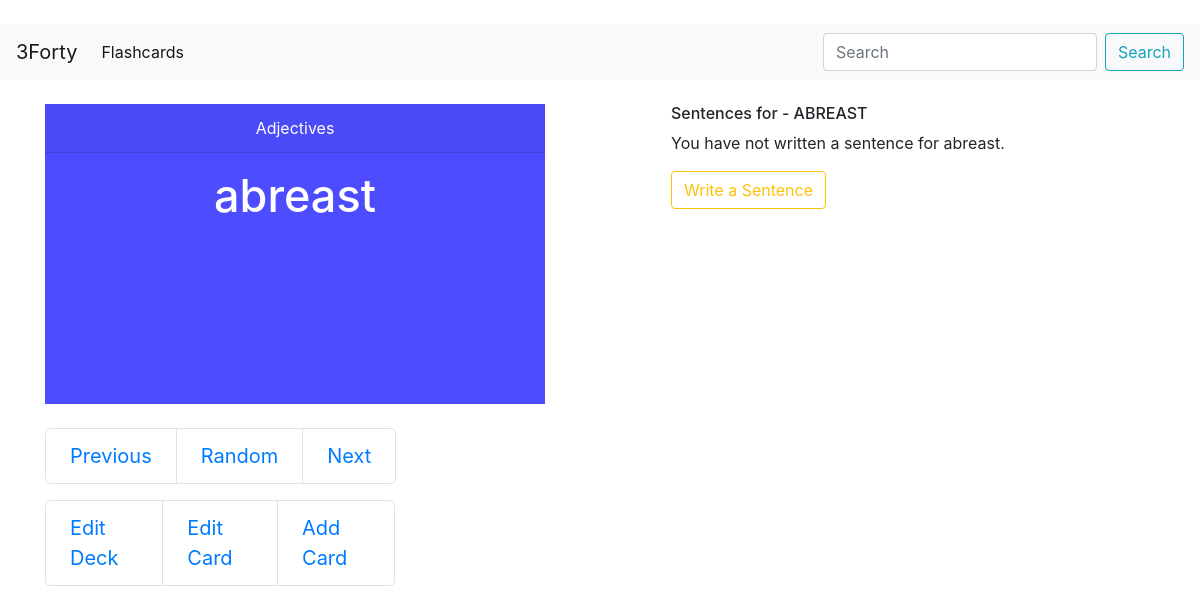
The app's page /flashcards/view/4?card=119 with its own data.
### flashcards/models.py (models this page shows, shortened)
class Card_Set(models.Model):                                                         # Model for the GRE flashcards
    topic = models.CharField(max_length = 50, null = False, blank = False)            # Select either Adjective, Noun, or  Verb to study
    description = models.CharField(max_length = 300, null = False, blank = True)      # Description of topic
    is_active = models.BooleanField(default = True)                                  # When Card_Set is created, it will default to being inactive as no cards will exist in the set
    def __str__(self):
        return self.topic
    def get_card_count(self):
        '''
        Function that reutrns the number of cards in each card set as integer
        '''
        return self.card_set.count()
    get_card_count.short_description = 'Card Count'    # Card Count is the column header in the Admin Panel
    def get_random_card(self):
        random_number = random.randint(0, self.card_set.count() - 1)    # Return random card from card set
        random_card = self.card_set.all()[random_number]
        return random_card

class Card(models.Model):
    parent_card_set = models.ForeignKey(Card_Set, on_delete = models.CASCADE)
    word = models.CharField(max_length = 50, null = False, blank = False)           # Vocabulary word
    definition = models.TextField(max_length = 500, null = False, blank = False)    # Vocabulary word's definition
    sentences = models.TextField(max_length = 500, null = False, blank = True)                                      # Vocabulary word used in sentence
    def get_previous_card(self):
        first_card_in_set = self.parent_card_set.card_set.first()
        if self == first_card_in_set:
            return self.parent_card_set.card_set.last()
        else:
            return self.parent_card_set.card_set.filter(id__lt = self.id).last()
    def get_next_card(self):
        last_card_in_set = self.parent_card_set.card_set.last()
        if self == last_card_in_set:
            return self.parent_card_set.card_set.first()
        else:
            return self.parent_card_set.card_set.filter(id__gt = self.id).first()

### flashcards/views.py (the view)
# urls.py: url(r'view/(?P<card_set_id>[\d]+)', views.view_card_set, name = 'view_card_set'),
def view_card_set(request, card_set_id):
    card_set_object = get_object_or_404(Card_Set, id = card_set_id)
    card_list = card_set_object.card_set.all()		# Returns all cards in respective card set
    card_object = card_list.first()			        # Returns the first card in the set
    if request.method == 'GET' and 'card' in request.GET:
        card_object = get_object_or_404(Card, id = request.GET['card'])
    '''
    # Form for writing the vocabulary word in a sentence
    if request.method == 'POST':
        form = Card_Form(request.POST, instance = card_object)
        if form.is_valid():
            form.save()
            return HttpResponseRedirect(reverse('flashcards:flashcards'))

    else:
        form = Card_Form(instance = card_object)
    '''
    context = {'card_set_object': card_set_object, 'card_object': card_object}
    return render(request, 'flashcards/view_cards.html', context)

### flashcards/templates/flashcards/view_cards.html (shortened to what this page needs)
{% extends 'base.html' %}
{% load widget_tweaks %}
{% block head %}
<head>
</head>
{% endblock %}
{% block body%}
<div class="container">
<div class="row">
	<div class="col-md-4 mr-5">
	{% if card_object %}
	<div class="flip-card">
	<div class="flip-card-inner">
		<div class="flip-card-front">
		<div class="card-header">{{ card_set_object }}
		</div>
		<p>
		<h4 class="card-title" style="font-size: 45px">{{ card_object.word }}</h4>
		</p>
		</div>
		<div class="flip-card-back">
		<p>
		<h4 class="card-text">{{ card_object.definition }}</h4>
		</p>
		</div>
	</div>
	</div>
	<br>
	{% else %}
	<p><b>No cards are in the {{card_set_object | upper }} card set.</b></p>
	{% endif %}
	<nav aria-label="...">
	<ul class="pagination pagination-lg">
		{% if card_object %}
		<li class="page-item"><a class="page-link"
		href="{% url 'flashcards:view_card_set' card_set_object.id %}?card={{ card_object.get_previous_card.id }}">
		Previous</a></li>
		<li class="page-item"><a class="page-link"
		href="{% url 'flashcards:view_card_set' card_set_object.id %}?card={{ card_set_object.get_random_card.id }}">
		Random</a></li>
		<li class="page-item"><a class="page-link"
		href="{% url 'flashcards:view_card_set' card_set_object.id %}?card={{ card_object.get_next_card.id }}">
		Next</a></li>
		{% endif %}
	</ul>
	</nav>
	<nav aria-label="...">
	<ul class="pagination pagination-lg">
	<li class="page-item"><a class="page-link"
	href="{% url 'flashcards:edit_card_set' card_set_object.id %}"
	role="button">Edit Deck</a><p>
	{% if card_object %}
	<li class="page-item"><a class="page-link"
	href="{% url 'flashcards:edit_card' card_object.id %}"
	role="button">Edit Card</a><p>
	{% endif %}
	<li class="page-item"><a class="page-link"
	href="{% url 'flashcards:create_card' card_set_object.id %}"
	role="button">Add Card</a><p>
	</ul>
	</nav>
	</div>
	<div class="col-sm-2 mr-2">
	</div>
	<div class="col-xl-4">
		<h6>Sentences for - {{ card_object.word | upper }}</h6>
		{% if card_object.sentences|length == 0 %}
			<p>You have not written a sentence for {{ card_object.word }}.</p>
			<a class="btn btn-outline-warning" href="{% url 'flashcards:edit_card' card_object.id %}" role="button">
			Write a Sentence</a>
		{% else %}
			<p>{{ card_object.sentences }}</p>
			<a class="btn btn-outline-warning" href="{% url 'flashcards:edit_card' card_object.id %}" role="button">
			Edit Sentence</a>
		{% endif %}
	</div>
</div>
</div>
{% endblock %}

### flashcards/templates/flashcards/view_cards.html (style rules this page uses)
.flip-card { background-color: transparent; width: 500px; height: 300px; perspective: 1000px; }
.flip-card-inner { position: relative; width: 100%; height: 100%; text-align: center; transition: transform 0.8s; transform-style: preserve-3d; }
.flip-card-front, .flip-card-back { position: absolute; width: 100%; height: 100%; backface-visibility: hidden; }
.flip-card-front { background-color: #4d4dff; color: white; }
.flip-card-back { background-color: dodgerblue; color: white; transform: rotateY(180deg); }

### records on screen
Card_Set: topic "Adjectives"
Card: word "abreast", word "ABREAST"
